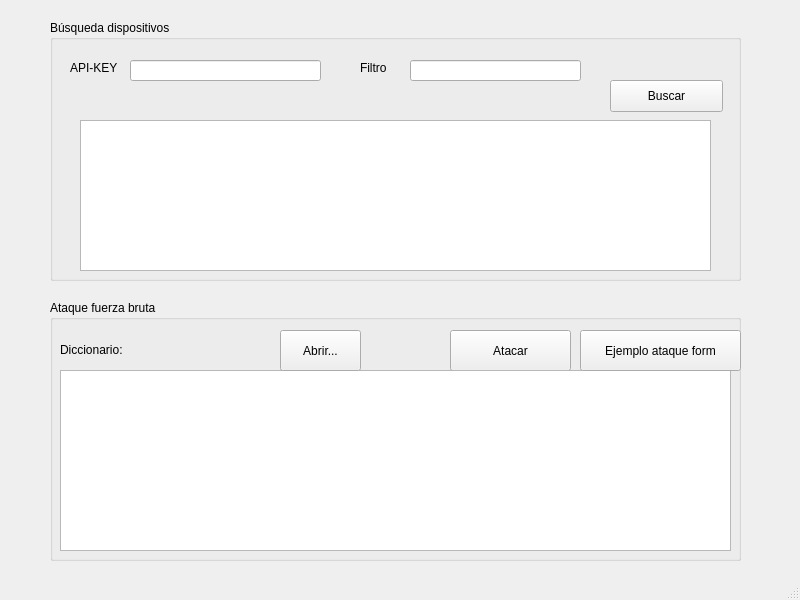
<?xml version="1.0" encoding="UTF-8"?>
<ui version="4.0">
 <class>MainWindow</class>
 <widget class="QMainWindow" name="MainWindow">
  <property name="geometry">
   <rect>
    <x>0</x>
    <y>0</y>
    <width>800</width>
    <height>600</height>
   </rect>
  </property>
  <property name="windowTitle">
   <string>MainWindow</string>
  </property>
  <widget class="QWidget" name="centralwidget">
   <widget class="QGroupBox" name="groupBox">
    <property name="geometry">
     <rect>
      <x>50</x>
      <y>20</y>
      <width>691</width>
      <height>261</height>
     </rect>
    </property>
    <property name="title">
     <string>Búsqueda dispositivos</string>
    </property>
    <widget class="QLineEdit" name="lineEdit">
     <property name="geometry">
      <rect>
       <x>80</x>
       <y>40</y>
       <width>191</width>
       <height>21</height>
      </rect>
     </property>
    </widget>
    <widget class="QLabel" name="label">
     <property name="geometry">
      <rect>
       <x>20</x>
       <y>40</y>
       <width>60</width>
       <height>16</height>
      </rect>
     </property>
     <property name="text">
      <string>API-KEY</string>
     </property>
    </widget>
    <widget class="QLabel" name="label_2">
     <property name="geometry">
      <rect>
       <x>310</x>
       <y>40</y>
       <width>60</width>
       <height>16</height>
      </rect>
     </property>
     <property name="text">
      <string>Filtro</string>
     </property>
    </widget>
    <widget class="QLineEdit" name="lineEdit_2">
     <property name="geometry">
      <rect>
       <x>360</x>
       <y>40</y>
       <width>171</width>
       <height>21</height>
      </rect>
     </property>
    </widget>
    <widget class="QListWidget" name="listWidget">
     <property name="geometry">
      <rect>
       <x>30</x>
       <y>100</y>
       <width>631</width>
       <height>151</height>
      </rect>
     </property>
    </widget>
    <widget class="QPushButton" name="pushButton">
     <property name="geometry">
      <rect>
       <x>560</x>
       <y>60</y>
       <width>113</width>
       <height>32</height>
      </rect>
     </property>
     <property name="text">
      <string>Buscar</string>
     </property>
    </widget>
    <widget class="QLabel" name="label_search">
     <property name="geometry">
      <rect>
       <x>70</x>
       <y>70</y>
       <width>271</width>
       <height>20</height>
      </rect>
     </property>
     <property name="text">
      <string/>
     </property>
    </widget>
   </widget>
   <widget class="QGroupBox" name="groupBox_2">
    <property name="geometry">
     <rect>
      <x>50</x>
      <y>300</y>
      <width>691</width>
      <height>261</height>
     </rect>
    </property>
    <property name="title">
     <string>Ataque fuerza bruta</string>
    </property>
    <widget class="QLabel" name="label_4">
     <property name="geometry">
      <rect>
       <x>10</x>
       <y>40</y>
       <width>81</width>
       <height>20</height>
      </rect>
     </property>
     <property name="text">
      <string>Diccionario: </string>
     </property>
    </widget>
    <widget class="QPushButton" name="pushButton_2">
     <property name="geometry">
      <rect>
       <x>400</x>
       <y>30</y>
       <width>121</width>
       <height>41</height>
      </rect>
     </property>
     <property name="text">
      <string>Atacar</string>
     </property>
    </widget>
    <widget class="QTextEdit" name="textEdit">
     <property name="geometry">
      <rect>
       <x>10</x>
       <y>70</y>
       <width>671</width>
       <height>181</height>
      </rect>
     </property>
    </widget>
    <widget class="QPushButton" name="pushButton_3">
     <property name="geometry">
      <rect>
       <x>530</x>
       <y>30</y>
       <width>161</width>
       <height>41</height>
      </rect>
     </property>
     <property name="text">
      <string>Ejemplo ataque form</string>
     </property>
    </widget>
    <widget class="QPushButton" name="pushButton_4">
     <property name="geometry">
      <rect>
       <x>230</x>
       <y>30</y>
       <width>81</width>
       <height>41</height>
      </rect>
     </property>
     <property name="text">
      <string>Abrir...</string>
     </property>
    </widget>
    <widget class="QLabel" name="label_dictionary">
     <property name="geometry">
      <rect>
       <x>90</x>
       <y>40</y>
       <width>141</width>
       <height>20</height>
      </rect>
     </property>
     <property name="text">
      <string/>
     </property>
    </widget>
   </widget>
  </widget>
  <widget class="QStatusBar" name="statusbar"/>
 </widget>
 <resources/>
 <connections/>
</ui>
